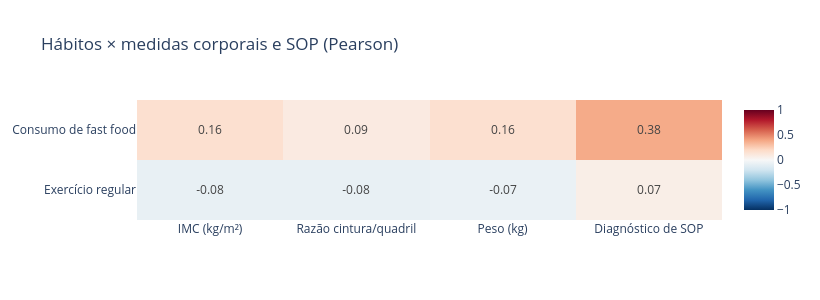

The code cell stored with this chart in its notebook:
### Markdown cell above
### 7.1 Vetores de correlação: hábitos × medidas corporais e SOP

Consumo de fast food e prática de exercício contra IMC, razão cintura/quadril, peso e diagnóstico de SOP.

### Code cell
vet_habitos = vetor_correlacao(base, linhas=['fast_food', 'exercicio_regular'],
                 colunas=['imc', 'razao_cintura_quadril', 'peso_kg', 'pcos'],
                 rotulos=COLUNAS, titulo='Hábitos × medidas corporais e SOP (Pearson)',
                 arquivo=PASTA_MULTIVARIADA / 'vetor_habitos_corpo_sop.png')

### Figure 1 — Plotly figure (JSON) as saved in the notebook; plotly's stock layout.template omitted (floating-point values rounded to 4 significant figures)
{"data": [{"coloraxis": "coloraxis", "hovertemplate": "x: %{x}<br>y: %{y}<br>color: %{z}<extra></extra>", "name": "0", "texttemplate": "%{z:.2f}", "type": "heatmap", "x": ["IMC (kg/m²)", "Razão cintura/quadril", "Peso (kg)", "Diagnóstico de SOP"], "xaxis": "x", "y": ["Consumo de fast food", "Exercício regular"], "yaxis": "y", "z": [[0.1617, 0.09156, 0.1629, 0.3787], [-0.07858, -0.07651, -0.06824, 0.06534]]}], "layout": {"coloraxis": {"autocolorscale": false, "cmax": 1, "cmin": -1, "colorscale": [[0.0, "rgb(5,48,97)"], [0.1, "rgb(33,102,172)"], [0.2, "rgb(67,147,195)"], [0.3, "rgb(146,197,222)"], [0.4, "rgb(209,229,240)"], [0.5, "rgb(247,247,247)"], [0.6, "rgb(253,219,199)"], [0.7, "rgb(244,165,130)"], [0.8, "rgb(214,96,77)"], [0.9, "rgb(178,24,43)"], [1.0, "rgb(103,0,31)"]]}, "height": 300, "plot_bgcolor": "white", "title": {"text": "Hábitos × medidas corporais e SOP (Pearson)"}, "width": 820, "xaxis": {"anchor": "y", "domain": [0.0, 1.0]}, "yaxis": {"anchor": "x", "autorange": "reversed", "domain": [0.0, 1.0]}}}
